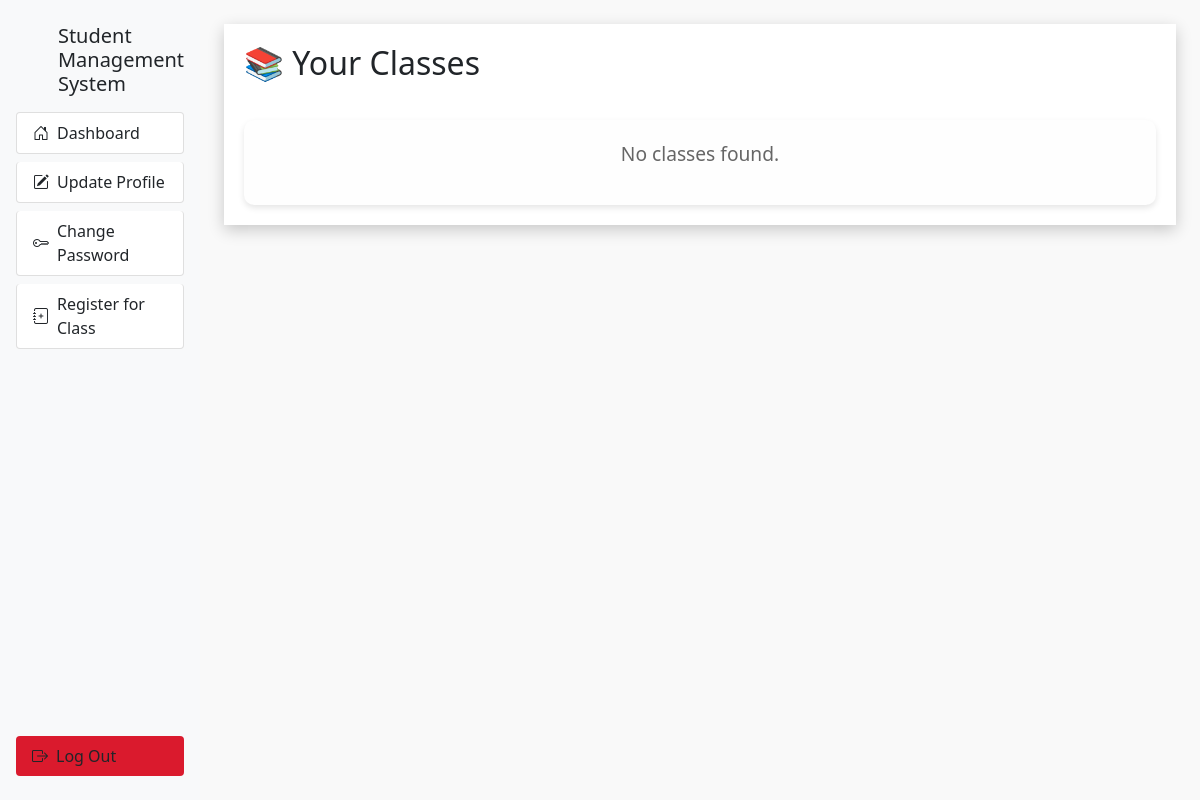
The app's page /user/classes/2, older data.
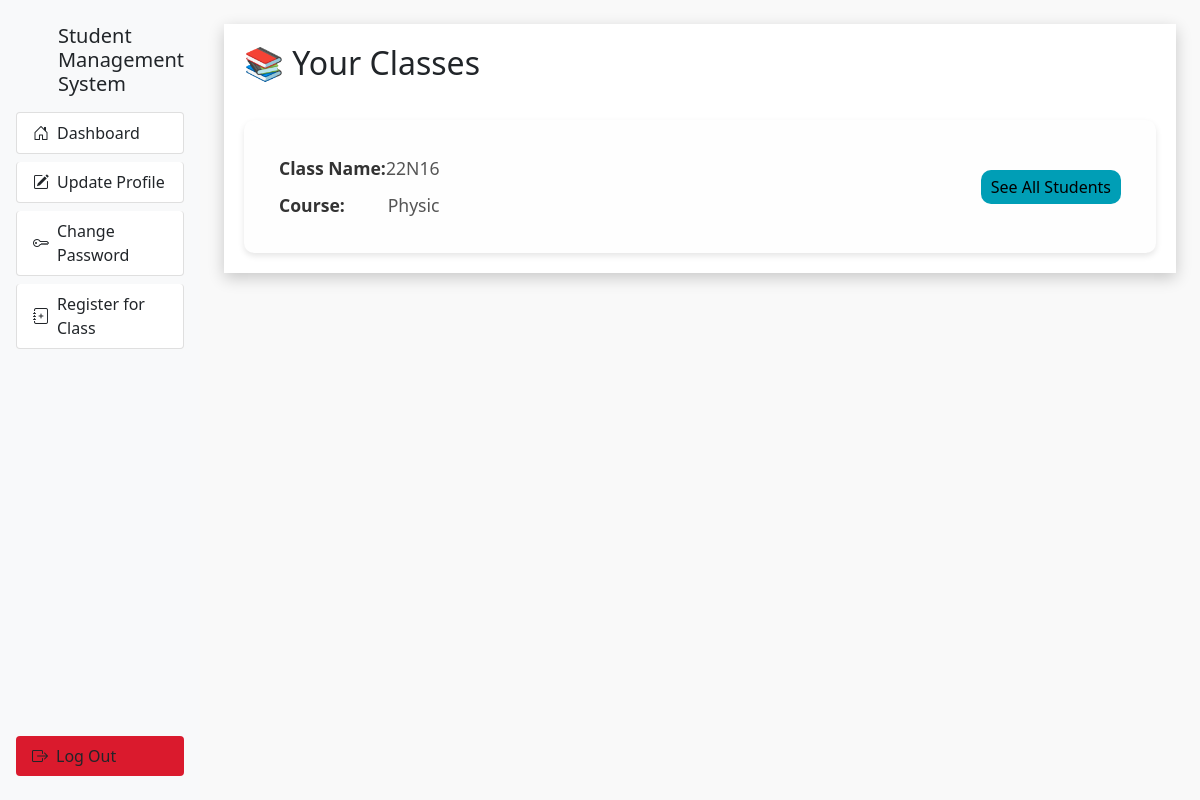
The same page, newer data.
### main.py (models this page shows)
class Class(db.Model):
    id_class = db.Column(db.Integer, primary_key=True)
    name = db.Column(db.String(255), nullable=False)
    id_subject = db.Column(db.Integer, db.ForeignKey('subject.id_subject'), nullable=True)
    id_user = db.Column(db.Integer, db.ForeignKey('user.id'), nullable=True)

class Subject(db.Model):
    id_subject = db.Column(db.Integer, primary_key=True)
    name = db.Column(db.String(255), nullable=False)
    id_class = db.Column(db.Integer, db.ForeignKey('class.id_class'), nullable=True)

### main.py (the view)
@app.route('/user/classes/<int:user_id>', methods=['GET'])
def user_classes(user_id):
    user = User.query.get_or_404(user_id)
    classes = db.session.query(Class, Subject.name.label('subject_name')) \
        .join(Subject, Class.id_subject == Subject.id_subject) \
        .join(Student_Class, Student_Class.class_id == Class.id_class) \
        .filter(Student_Class.user_id == user_id).filter(Student_Class.status == 1).all()
    return render_template('user/classes.html', user=user, classes=classes)

### templates/user/classes.html (shortened to what this page needs)
{% extends "user/layout.html" %}
{% block content %}
<div class="wrapper">
    <div class="content">
        <div class="header">
            <h2>📚 Your Classes</h2>
        </div>
        <div class="class-details">
            {% for class, subject_name in classes %}
            <div class="class-row">
                <div class="class-info">
                    <div class="detail-row">
                        <span class="label">Class Name:</span>
                        <span class="value">{{ class.name }}</span>
                    </div>
                    <div class="detail-row">
                        <span class="label">Course:</span>
                        <span class="value">{{ subject_name }}</span>
                    </div>
                </div>
                <div class="class-actions">
                    <a href="{{ url_for('class_students', class_id=class.id_class) }}" class="btn btn-info">See All Students</a>
                </div>
            </div>
            {% else %}
            <div class="no-classes">
                <p>No classes found.</p>
            </div>
            {% endfor %}
        </div>
    </div>
</div>
{% endblock content %}

Row changes from the older to the newer data that the page shows:
added Class: name "22N16", name "Physic"
Text that changed along with them:
text no longer shown: "No classes found."
